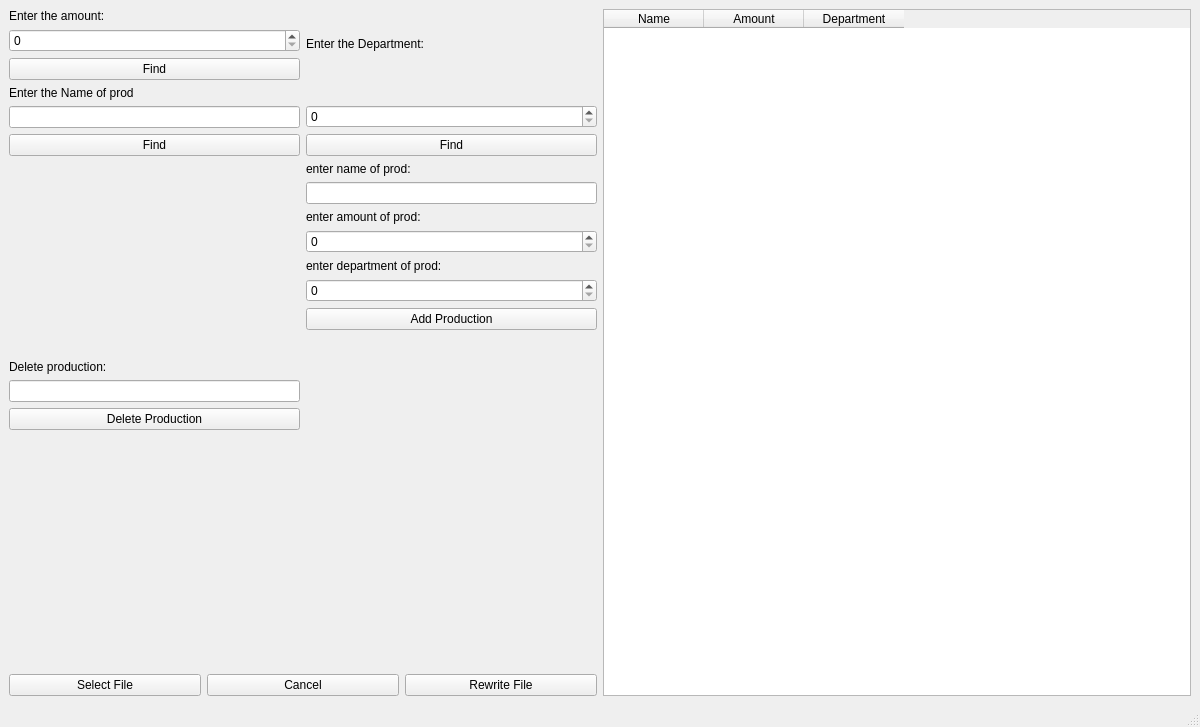
<?xml version="1.0" encoding="UTF-8"?>
<ui version="4.0">
 <class>MainWindow</class>
 <widget class="QMainWindow" name="MainWindow">
  <property name="geometry">
   <rect>
    <x>0</x>
    <y>0</y>
    <width>1200</width>
    <height>727</height>
   </rect>
  </property>
  <property name="windowTitle">
   <string>MainWindow</string>
  </property>
  <widget class="QWidget" name="centralwidget">
   <layout class="QHBoxLayout" name="horizontalLayout_2">
    <item>
     <layout class="QHBoxLayout" name="horizontalLayout">
      <item>
       <layout class="QVBoxLayout" name="verticalLayout_2">
        <item>
         <layout class="QHBoxLayout" name="horizontalLayout_5">
          <item>
           <layout class="QVBoxLayout" name="verticalLayout_6">
            <item>
             <widget class="QLabel" name="label_6">
              <property name="text">
               <string>Enter the amount:</string>
              </property>
             </widget>
            </item>
            <item>
             <widget class="QSpinBox" name="findbyamountspin"/>
            </item>
            <item>
             <widget class="QPushButton" name="findbyamount">
              <property name="text">
               <string>Find</string>
              </property>
             </widget>
            </item>
            <item>
             <widget class="QLabel" name="label_7">
              <property name="text">
               <string>Enter the Name of prod</string>
              </property>
             </widget>
            </item>
            <item>
             <widget class="QLineEdit" name="findbyname"/>
            </item>
            <item>
             <widget class="QPushButton" name="findbynamebutton">
              <property name="text">
               <string>Find</string>
              </property>
             </widget>
            </item>
           </layout>
          </item>
          <item>
           <layout class="QVBoxLayout" name="verticalLayout_5">
            <item>
             <widget class="QLabel" name="label_5">
              <property name="text">
               <string>Enter the Department:</string>
              </property>
             </widget>
            </item>
            <item>
             <spacer name="horizontalSpacer_3">
              <property name="orientation">
               <enum>Qt::Horizontal</enum>
              </property>
              <property name="sizeHint" stdset="0">
               <size>
                <width>40</width>
                <height>20</height>
               </size>
              </property>
             </spacer>
            </item>
            <item>
             <widget class="QSpinBox" name="finddepspin"/>
            </item>
            <item>
             <widget class="QPushButton" name="finddepbutton">
              <property name="text">
               <string>Find</string>
              </property>
             </widget>
            </item>
           </layout>
          </item>
         </layout>
        </item>
        <item>
         <layout class="QHBoxLayout" name="horizontalLayout_4">
          <item>
           <layout class="QVBoxLayout" name="verticalLayout_4">
            <item>
             <spacer name="verticalSpacer">
              <property name="orientation">
               <enum>Qt::Vertical</enum>
              </property>
              <property name="sizeHint" stdset="0">
               <size>
                <width>20</width>
                <height>40</height>
               </size>
              </property>
             </spacer>
            </item>
            <item>
             <widget class="QLabel" name="label_4">
              <property name="text">
               <string>Delete production:</string>
              </property>
             </widget>
            </item>
            <item>
             <widget class="QLineEdit" name="deleteprodtext"/>
            </item>
            <item>
             <widget class="QPushButton" name="deleteprodbutton">
              <property name="text">
               <string>Delete Production</string>
              </property>
             </widget>
            </item>
            <item>
             <spacer name="horizontalSpacer_2">
              <property name="orientation">
               <enum>Qt::Horizontal</enum>
              </property>
              <property name="sizeHint" stdset="0">
               <size>
                <width>40</width>
                <height>20</height>
               </size>
              </property>
             </spacer>
            </item>
            <item>
             <spacer name="verticalSpacer_2">
              <property name="orientation">
               <enum>Qt::Vertical</enum>
              </property>
              <property name="sizeHint" stdset="0">
               <size>
                <width>20</width>
                <height>40</height>
               </size>
              </property>
             </spacer>
            </item>
           </layout>
          </item>
          <item>
           <layout class="QVBoxLayout" name="verticalLayout_3">
            <item>
             <widget class="QLabel" name="label">
              <property name="text">
               <string>enter name of prod:</string>
              </property>
             </widget>
            </item>
            <item>
             <widget class="QLineEdit" name="enternameadd"/>
            </item>
            <item>
             <widget class="QLabel" name="label_2">
              <property name="text">
               <string>enter amount of prod:</string>
              </property>
             </widget>
            </item>
            <item>
             <widget class="QSpinBox" name="enteramountadd"/>
            </item>
            <item>
             <widget class="QLabel" name="label_3">
              <property name="text">
               <string>enter department of prod:</string>
              </property>
             </widget>
            </item>
            <item>
             <widget class="QSpinBox" name="enterdepartmentadd"/>
            </item>
            <item>
             <widget class="QPushButton" name="addprodbutton">
              <property name="text">
               <string>Add Production</string>
              </property>
             </widget>
            </item>
            <item>
             <spacer name="verticalSpacer_3">
              <property name="orientation">
               <enum>Qt::Vertical</enum>
              </property>
              <property name="sizeHint" stdset="0">
               <size>
                <width>20</width>
                <height>40</height>
               </size>
              </property>
             </spacer>
            </item>
           </layout>
          </item>
         </layout>
        </item>
        <item>
         <spacer name="horizontalSpacer">
          <property name="orientation">
           <enum>Qt::Horizontal</enum>
          </property>
          <property name="sizeHint" stdset="0">
           <size>
            <width>40</width>
            <height>20</height>
           </size>
          </property>
         </spacer>
        </item>
        <item>
         <layout class="QHBoxLayout" name="horizontalLayout_3">
          <item>
           <widget class="QPushButton" name="selectfilebutton">
            <property name="text">
             <string>Select File</string>
            </property>
           </widget>
          </item>
          <item>
           <widget class="QPushButton" name="cancelbutton">
            <property name="text">
             <string>Cancel</string>
            </property>
           </widget>
          </item>
          <item>
           <widget class="QPushButton" name="rewritefilebutton">
            <property name="text">
             <string>Rewrite File</string>
            </property>
           </widget>
          </item>
         </layout>
        </item>
       </layout>
      </item>
      <item>
       <layout class="QVBoxLayout" name="verticalLayout">
        <item>
         <widget class="QTableWidget" name="tableWidget">
          <column>
           <property name="text">
            <string>Name</string>
           </property>
          </column>
          <column>
           <property name="text">
            <string>Amount</string>
           </property>
          </column>
          <column>
           <property name="text">
            <string>Department</string>
           </property>
          </column>
         </widget>
        </item>
       </layout>
      </item>
     </layout>
    </item>
   </layout>
  </widget>
  <widget class="QMenuBar" name="menubar">
   <property name="geometry">
    <rect>
     <x>0</x>
     <y>0</y>
     <width>1200</width>
     <height>25</height>
    </rect>
   </property>
  </widget>
  <widget class="QStatusBar" name="statusbar"/>
 </widget>
 <resources/>
 <connections/>
</ui>
